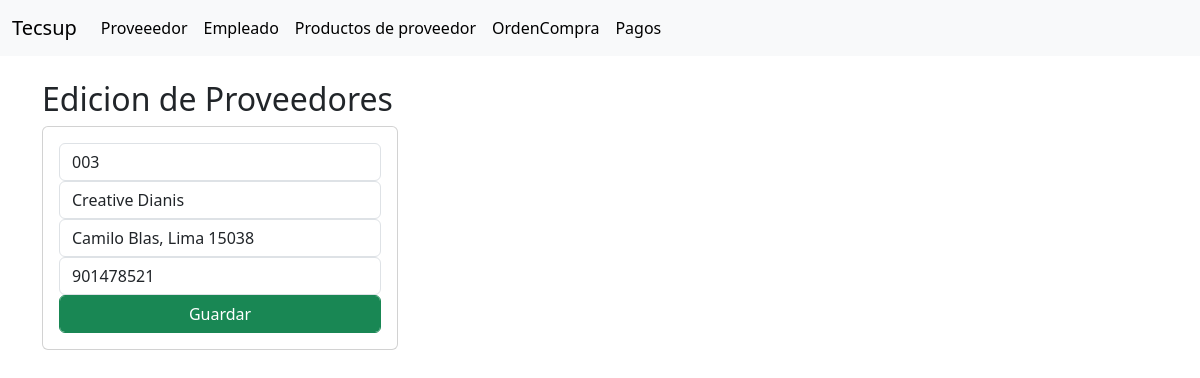
The app's page /edicionproveedor/003 with its own data.
### compra/models.py (models this page shows, shortened)
class Proveedor(models.Model):
    id=models.CharField(primary_key=True, max_length=6)
    nombre = models.CharField(max_length=50)
    pais =models.CharField(max_length=50)
    telefono = models.PositiveIntegerField()

### compra/views.py (the view)
# urls.py: path('edicionproveedor/<id>', views.edicionproveedor),
def edicionproveedor(request,id):
    proveedor=Proveedor.objects.get(id=id)
    return render(request, "editarproveedor.html", {"proveedores":proveedor})

### compra/templates/editarproveedor.html (shortened to what this page needs)
{% extends './base.html' %}
{% block body %}
<div class="row">
    <div class="col-sm-12 col-md-6 col-lg-4 col-xl-4">
        <h2>Edicion de Proveedores</h2>
        <div class="card">
            <div class="card-body">
                <form action="/editarproveedor" method="POST">
                    <div class="form-group">
                        <input type="text" name="txtid" id="txtid" class="form-control" readonly value="{{proveedores.id}}">
                    </div>
                    <div class="form-group">
                        <input type="text" name="txtnombre" id="txtnombre" class="form-control" value="{{proveedores.nombre}}">
                    </div>
                    <div class="form-group">
                        <input type="text" name="txtpais" id="txtpais" class="form-control" value="{{proveedores.pais}}">
                    </div>
                    <div class="form-group">
                        <input type="text" name="txttelefono" id="txttelefono" class="form-control" value="{{proveedores.telefono}}">
                    </div>
                    <button type="submit" class="btn btn-success form-control">Guardar</button>
                </form>
            </div>
        </div>
    </div>
    {% endblock %}

### records on screen
Proveedor: txtid "003", txtnombre "Creative Dianis", txtpais "Camilo Blas, Lima 15038", txttelefono "901478521"
